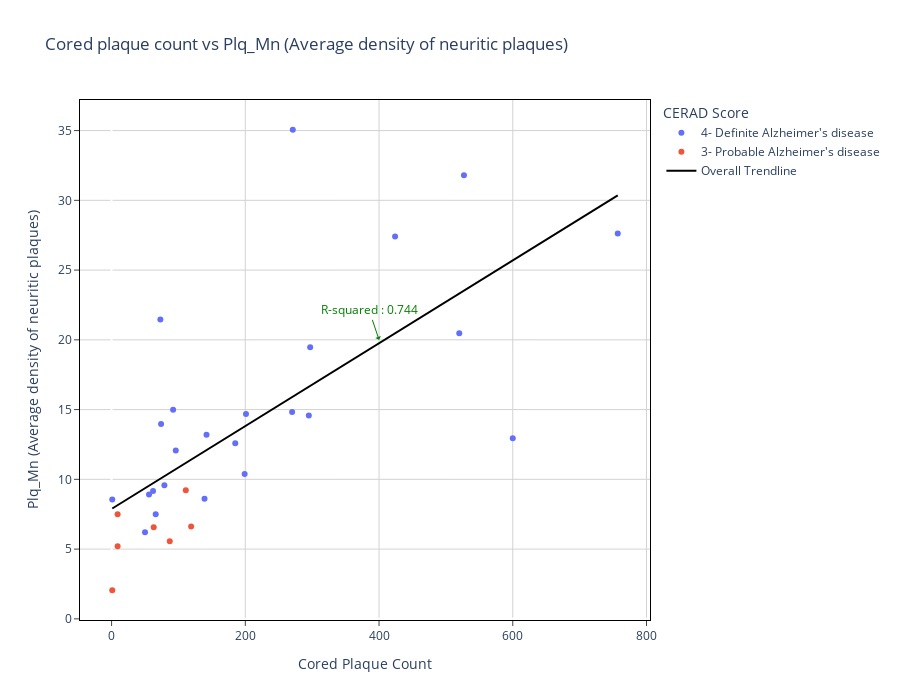

The code cell stored with this chart in its notebook:
### Code cell
df = plaque_counts_merged[plaque_counts_merged["Cerad_1_score"]!=0]
df["CERAD Score"] = df["Cerad_1_score"].astype(str) + "-" + df["Cerad_1"]
val_y = "Plq_Mn"
val_x= "total_core_plaques"
title = "Cored plaque count vs Plq_Mn (Average density of neuritic plaques)"
fig = px.scatter(df, x=val_x, y=val_y, color="CERAD Score", trendline="ols", title=title, trendline_scope="overall",trendline_color_override="black")
#trendline="ols",
fig.update_layout(height = 700, width = 900)
fig.update_layout( plot_bgcolor='white')
fig.update_xaxes( mirror=True,
    ticks='outside',
    showline=True,
    linecolor='black',
    gridcolor='lightgrey'
)
fig.update_yaxes(
    mirror=True,
    ticks='outside',
    showline=True,
    linecolor='black',
    gridcolor='lightgrey'
)
fig.add_annotation(x=400, y=20,
            text="R-squared : 0.744",
            showarrow=True,
            arrowhead=1,
            font=dict(
                color="green",
                size=12
            ),arrowcolor="green")
fig.update_layout(
    xaxis_title_text='Cored Plaque Count', # xaxis label
    yaxis_title_text="Plq_Mn (Average density of neuritic plaques)") # yaxis label
fig.show()


#results = px.get_trendline_results(fig)
#print(results.sumaary())

output = sm.OLS(df[val_y], df[val_x]).fit() 
print(output.summary())

### Figure 1 — Plotly figure (JSON) as saved in the notebook; plotly's stock layout.template omitted (floating-point values rounded to 4 significant figures)
{"data": [{"hovertemplate": "CERAD Score=4- Definite Alzheimer's disease <br>total_core_plaques=%{x}<br>Plq_Mn=%{y}<extra></extra>", "legendgroup": "4- Definite Alzheimer's disease ", "marker": {"color": "#636efa", "symbol": "circle"}, "mode": "markers", "name": "4- Definite Alzheimer's disease ", "orientation": "v", "showlegend": true, "type": "scatter", "x": [1, 96, 56, 139, 73, 527, 297, 142, 92, 79, 600, 424, 66, 74, 271, 757, 185, 295, 270, 50, 520, 62, 199, 201], "xaxis": "x", "y": [8.56, 12.07, 8.92, 8.61, 21.45, 31.8, 19.46, 13.2, 14.98, 9.58, 12.94, 27.41, 7.49, 13.96, 35.06, 27.62, 12.58, 14.57, 14.83, 6.21, 20.48, 9.17, 10.39, 14.68], "yaxis": "y"}, {"hovertemplate": "CERAD Score=3- Probable Alzheimer's disease <br>total_core_plaques=%{x}<br>Plq_Mn=%{y}<extra></extra>", "legendgroup": "3- Probable Alzheimer's disease ", "marker": {"color": "#EF553B", "symbol": "circle"}, "mode": "markers", "name": "3- Probable Alzheimer's disease ", "orientation": "v", "showlegend": true, "type": "scatter", "x": [111, 9, 9, 63, 1, 119, 87], "xaxis": "x", "y": [9.22, 7.49, 5.2, 6.57, 2.05, 6.62, 5.56], "yaxis": "y"}, {"hovertemplate": "<b>OLS trendline</b><br>Plq_Mn = 0.0296917 * total_core_plaques + 7.88036<br>R<sup>2</sup>=0.497761<br><br>total_core_plaques=%{x}<br>Plq_Mn=%{y} <b>(trend)</b><extra></extra>", "legendgroup": "Overall Trendline", "line": {"color": "black"}, "mode": "lines", "name": "Overall Trendline", "showlegend": true, "type": "scatter", "x": [1, 1, 9, 9, 50, 56, 62, 63, 66, 73, 74, 79, 87, 92, 96, 111, 119, 139, 142, 185, 199, 201, 270, 271, 295, 297, 424, 520, 527, 600, 757], "xaxis": "x", "y": [7.91, 7.91, 8.148, 8.148, 9.365, 9.543, 9.721, 9.751, 9.84, 10.05, 10.08, 10.23, 10.46, 10.61, 10.73, 11.18, 11.41, 12.01, 12.1, 13.37, 13.79, 13.85, 15.9, 15.93, 16.64, 16.7, 20.47, 23.32, 23.53, 25.7, 30.36], "yaxis": "y"}], "layout": {"annotations": [{"arrowcolor": "green", "arrowhead": 1, "font": {"color": "green", "size": 12}, "showarrow": true, "text": "R-squared : 0.744", "x": 400, "y": 20}], "height": 700, "legend": {"title": {"text": "CERAD Score"}, "tracegroupgap": 0}, "plot_bgcolor": "white", "title": {"text": "Cored plaque count vs Plq_Mn (Average density of neuritic plaques)"}, "width": 900, "xaxis": {"anchor": "y", "domain": [0, 1], "gridcolor": "lightgrey", "linecolor": "black", "mirror": true, "showline": true, "ticks": "outside", "title": {"text": "Cored Plaque Count"}}, "yaxis": {"anchor": "x", "domain": [0, 1], "gridcolor": "lightgrey", "linecolor": "black", "mirror": true, "showline": true, "ticks": "outside", "title": {"text": "Plq_Mn (Average density of neuritic plaques)"}}}}
